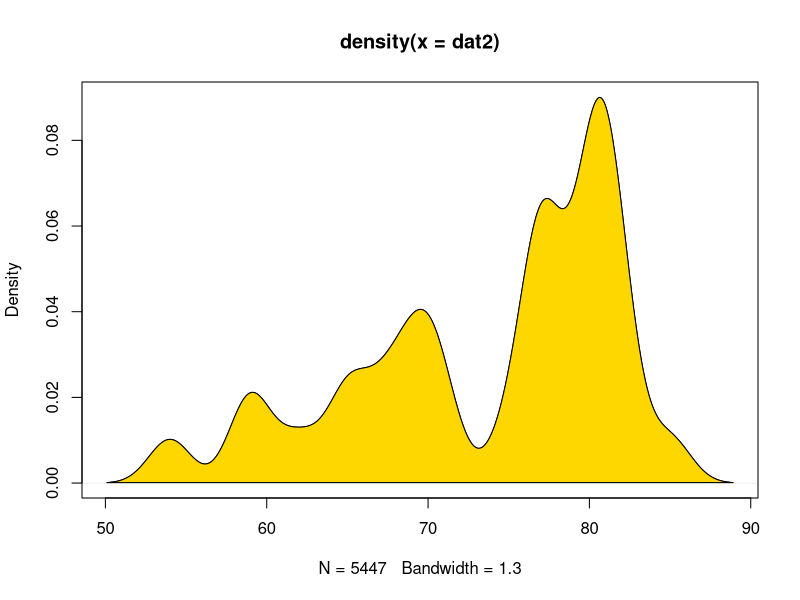

The R source for this figure:
dat2 <- read.csv("densitySet.csv", header =F)$V1
d <- density(dat2)
plot(d)
polygon(d, col="gold", xlab = "Rating", ylab = "Frequency")

